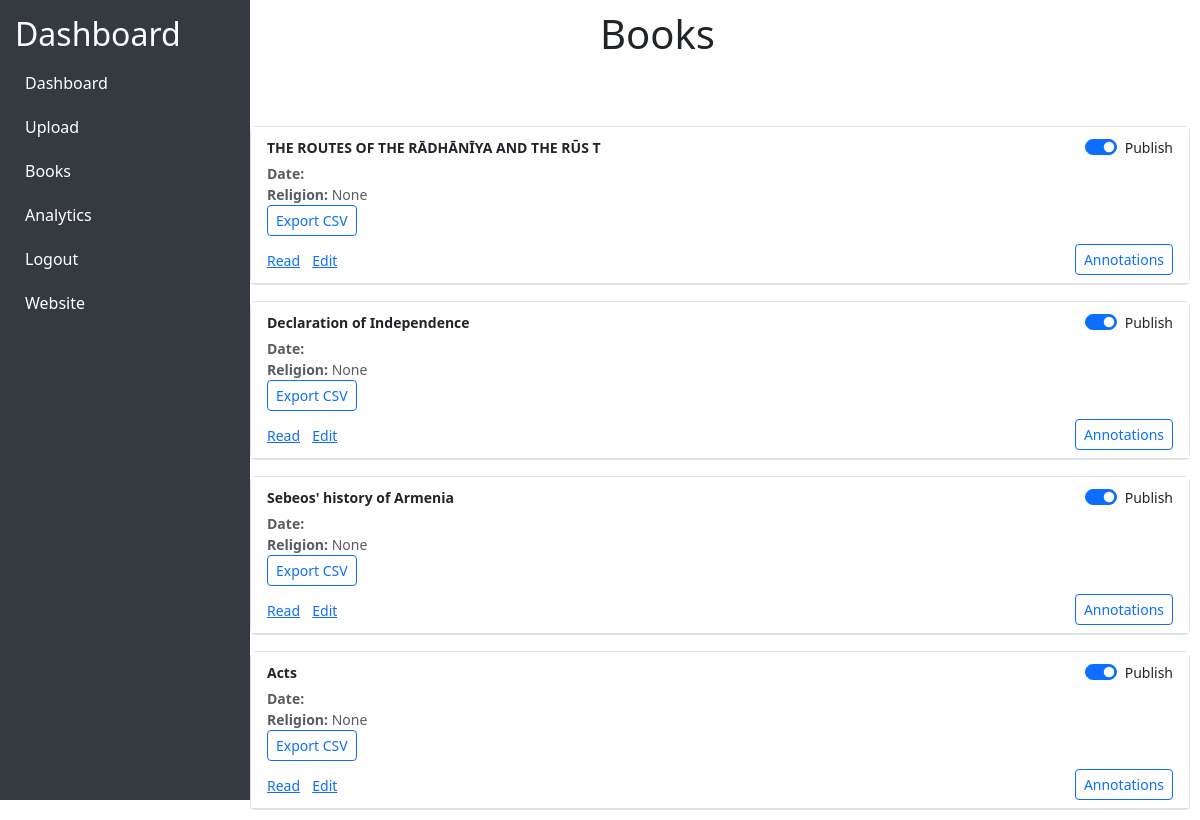
Before: /dashboard/books/ (signed in) with the older database file.
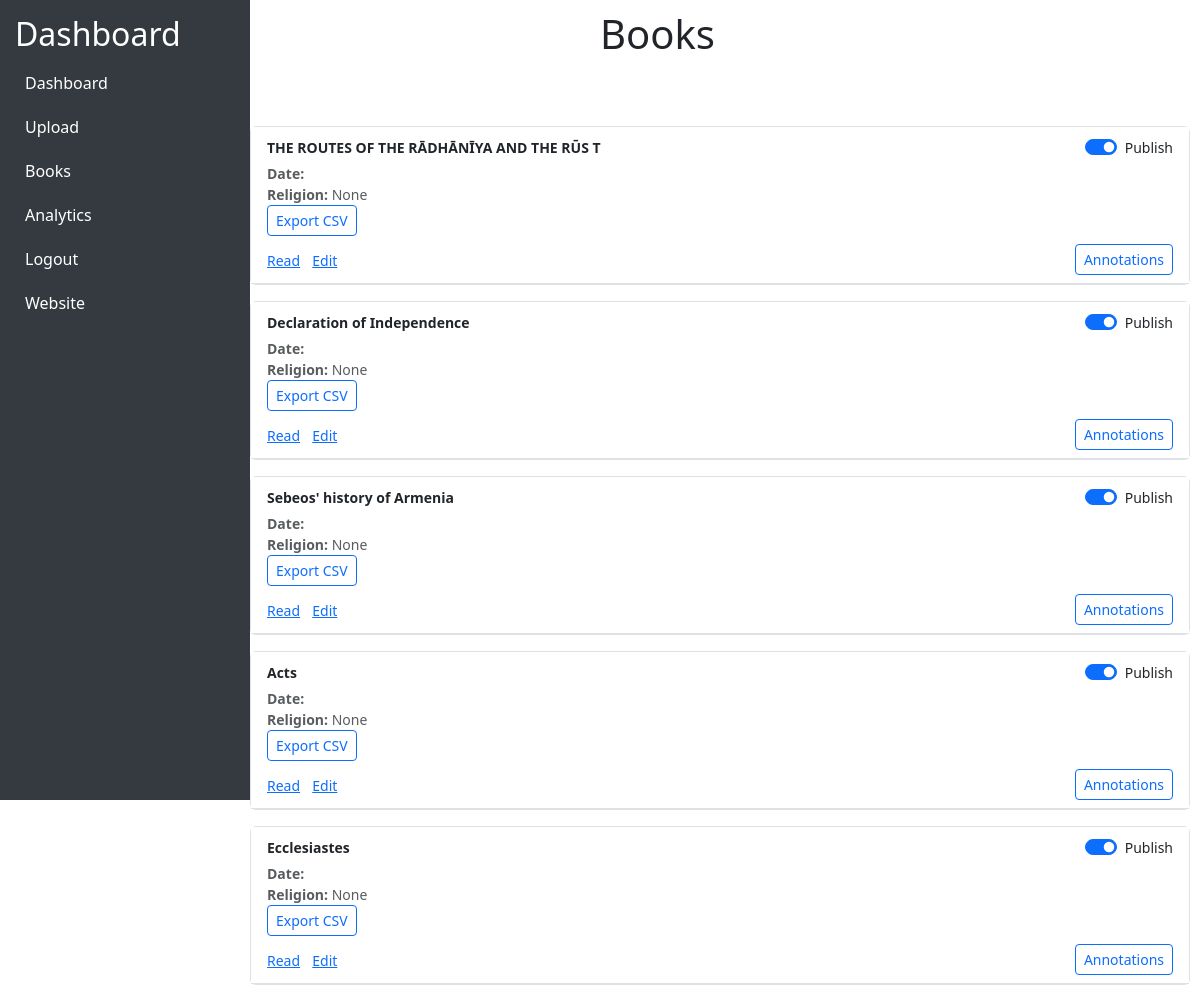
After: the same page with the newer database file.
### api/models.py (models this page shows, shortened)
class Book(models.Model):
    name = models.CharField(max_length=255)
    language = models.ForeignKey(Language, on_delete=models.CASCADE)
    date = models.CharField(max_length=255, default=None)
    religion = models.ForeignKey(Religion, on_delete=models.CASCADE,default=None, null=True, blank=True)
    authors = models.CharField(max_length=255, blank=True, null=True, default=None)
    denomination = models.CharField(max_length=255, blank=True, null=True,default=None)
    translator = models.CharField(max_length=255, blank=True, null=True,default=None)
    book_id = models.CharField(max_length=255, blank=True, null=True,  default=None)
    description = models.CharField(max_length=255, blank=True, null=True, default=None)
    rights = models.CharField(max_length=255, blank=True, null=True, default=None)
    publisher = models.CharField(max_length=255, blank=True, null=True, default=None)
    image = models.ImageField(upload_to="book_images/", default="book_images/default.jpg")
    book_file = models.FileField(upload_to="books/", blank=True, null=True)
    is_published = models.BooleanField(default=False)

### dashboard/views.py (the view)
# urls.py: path("books/", books, name="books"),
def books(request):
    book_objects = Book.objects.all()
    books_data = []
    return render(request, "books.html", {"books": book_objects})

### dashboard/templates/books.html (shortened to what this page needs)
{% extends 'dashbase.html' %}
{% load static %}
{% block extra_head_dash %}
<link rel="stylesheet" href="{% static '/dashboard/css/books.css' %}">
{% endblock %}
{% block content %}
<h1>Books</h1>
<div class="content">
    {% for book in books %}
    <div class="books-container border rounded">
        <div class="list-group list-group-flush">
            <div class="list-group-item py-2 px-3 border-bottom">
                <div class="d-flex justify-content-between align-items-center">
                    <strong class="small">{{ book.name }}</strong>
                    <div class="form-check form-switch mb-0">
                        <input class="form-check-input" type="checkbox" id="publish-{{ book.id }}"
                            onchange="updatePublishStatus('{{ book.id }}')" {% if book.is_published %}checked{% endif %}>
                        <label class="form-check-label small" for="publish-{{ book.id }}">Publish</label>
                    </div>
                </div>
                <div class="text-muted small mt-1">
                    <div><strong>Date:</strong> {{ book.date }}</div>
                    <div><strong>Religion:</strong> {{ book.religion }}</div>
                </div>
                <div>
                    <button class="btn btn-sm btn-outline-primary" onclick="export_csv('{{ book.book_file|escapejs }}')">Export
                        CSV</button>
                </div>
                <div class="mt-2 d-flex justify-content-between align-items-center">
                    <div>
                        <a href="#" class="small me-2">Read</a>
                        <a href="#" class="small me-2">Edit</a>
                    </div>
                    <a href="{% url 'dashboard:annotations' book.id %}"
                        class="btn btn-sm btn-outline-primary">Annotations</a>
                </div>
            </div>
        </div>
    </div>
    {% endfor %}
</div>
{% endblock %}

Changed rows visible on the page:
added Book: name "Ecclesiastes", is_published "☑", religion "None"
